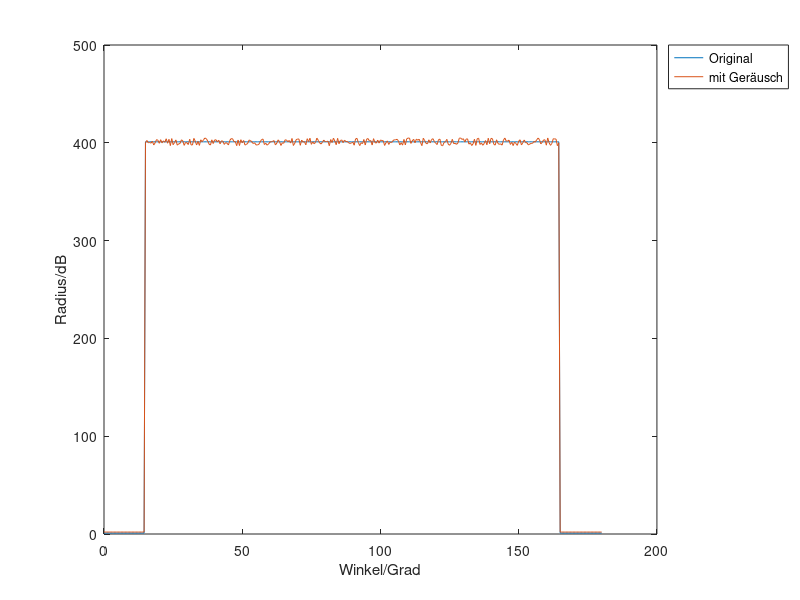

This chart was generated by the following MATLAB code: (Note: this script raises an error after producing the figure.)
% Beschreibung: Implementation vom Test 3 in der Dokumentation

%% Signalerzeugung %%
midVal = 400;
repeatedTimeValMid = 150;%Ton = 2*repeatedTimeValMid
tVal = 0:0.5:180;
tComp = 90;
xVal = midVal*rectpuls(tVal-tComp,repeatedTimeValMid)+1;
onIntervalBegin = (180*2-repeatedTimeValMid/0.5)/2 + 1;
onIntervalEnd = onIntervalBegin + repeatedTimeValMid/0.5 -1;
minRange = -1;
maxRange = 1;
noise = minRange + (maxRange - minRange).*rand(1,repeatedTimeValMid/0.5);
ah = 4;% erlaubte Höhenabweichung
noise = ah*noise;
xnVal = [xVal(1:onIntervalBegin-1) noise xVal(onIntervalEnd+1:end)];
xnVal = xnVal + xVal;
draw = 1;
figureNo = 1;
if draw == 1
    figure('Name','Das Originalsignal und Signal mit schwächen Rauschen');
    plot(tVal,xVal,'-',tVal,xnVal,'-');
    figureNo = figureNo + 1;
    legend('Original','mit Geräusch','Location','northeastoutside');
    xlabel('Winkel/Grad');
    ylabel('Radius/dB');
end

%% Berechnung der Wirkung des Filters %%
draw = 0;
% Das vom Maximally-Flat-Methode-entworfene Filter
phase = 1;
filterObj = filterMaximallyFlatFIR_p4;
output = filterIIR(xnVal, tVal, filterObj, draw, phase, figureNo);
if draw == 1
    figureNo = figureNo + 1;
end
% verlorene Punkte aufgrund der Steigung von einem Bereich zu einem
% neuen Bereich: von Diagramm aus dem 2. Versuch (Test2) abgelesen
lostedPointBegin = 1;
lostedPointEnd = 1;
onIntervalBegin = onIntervalBegin + lostedPointBegin;
onIntervalEnd = onIntervalEnd - lostedPointEnd;
diff_mf = output(onIntervalBegin:onIntervalEnd)./xnVal(onIntervalBegin:onIntervalEnd);
diff_mf = 20.*log(diff_mf);
diff_mf = rms(diff_mf);

% Das vom Window-Kaiser-Methode-entworfene Filter
phase = 2;
filterObj = filterWindowKaiser_p10;
output = filterFIR(xnVal, tVal, filterObj, draw, phase, figureNo);
if draw == 1
    figureNo = figureNo + 1;
end
% verlorene Punkte aufgrund der Steigung von einem Bereich zu einem
% neuen Bereich: von Diagramm aus dem 3. Versuch (Test2) abgelesen
lostedPointBegin = 1;
lostedPointEnd = 2;
onIntervalBegin = onIntervalBegin + lostedPointBegin;
onIntervalEnd = onIntervalEnd - lostedPointEnd;
diff_wk = output(onIntervalBegin:onIntervalEnd)./xnVal(onIntervalBegin:onIntervalEnd);
diff_wk = 20.*log(diff_wk);
diff_wk = rms(diff_wk);

% Das vom Least-Squares-Methode-entworfene Filter
phase = 2;
filterObj = filterLeastSquares_p11;
output = filterFIR(xnVal, tVal, filterObj, draw, phase, figureNo);
if draw == 1
    figureNo = figureNo + 1;
end
% verlorene Punkte aufgrund der Steigung von einem Bereich zu einem
% neuen Bereich: von Diagramm aus dem 3. Versuch (Test2) abgelesen
lostedPointBegin = 1;
lostedPointEnd = 2;
onIntervalBegin = onIntervalBegin + lostedPointBegin;
onIntervalEnd = onIntervalEnd - lostedPointEnd;
diff_lsq = output(onIntervalBegin:onIntervalEnd)./xnVal(onIntervalBegin:onIntervalEnd);
diff_lsq = 20.*log(diff_lsq);
diff_lsq = rms(diff_lsq);

% Das vom Equiripple-Methode-entworfenen Filter
phase = 2;
filterObj = filterEquiripple_p3;
output = filterFIR(xnVal, tVal, filterObj, draw, phase, figureNo);
if draw == 1
    figureNo = figureNo + 1;
end
% verlorene Punkte aufgrund der Steigung von einem Bereich zu einem
% neuen Bereich: von Diagramm aus dem 3. Versuch (Test2) abgelesen
lostedPointBegin = 1;
lostedPointEnd = 2;
onIntervalBegin = onIntervalBegin + lostedPointBegin;
onIntervalEnd = onIntervalEnd - lostedPointEnd;
diff_eq = output(onIntervalBegin:onIntervalEnd)./xnVal(onIntervalBegin:onIntervalEnd);
diff_eq = 20.*log(diff_eq);
diff_eq = rms(diff_eq);

% Das vom Window-Bartlett-Methode-entworfene Filter
phase = 2;
filterObj = filterWindowBarlett_p2;
output = filterFIR(xnVal, tVal, filterObj, draw, phase, figureNo);
if draw == 1
    figureNo = figureNo + 1;
end
% verlorene Punkte aufgrund der Steigung von einem Bereich zu einem
% neuen Bereich: von Diagramm aus dem 3. Versuch (Test2) abgelesen
lostedPointBegin = 0;
lostedPointEnd = 1;
onIntervalBegin = onIntervalBegin + lostedPointBegin;
onIntervalEnd = onIntervalEnd - lostedPointEnd;
diff_wb = output(onIntervalBegin:onIntervalEnd)./xnVal(onIntervalBegin:onIntervalEnd);
diff_wb = 20.*log(diff_wb);
diff_wb = rms(diff_wb);

% Das vom Window-Rectangular-Methode-entworfenen Filter
phase = 2;
filterObj = filterWindowRectangular_p3;
output = filterFIR(xnVal, tVal, filterObj, draw, phase, figureNo);
if draw == 1
    figureNo = figureNo + 1;
end
% verlorene Punkte aufgrund der Steigung von einem Bereich zu einem
% neuen Bereich: von Diagramm aus dem 3. Versuch (Test2) abgelesen
lostedPointBegin = 1;
lostedPointEnd = 2;
onIntervalBegin = onIntervalBegin + lostedPointBegin;
onIntervalEnd = onIntervalEnd - lostedPointEnd;
diff_wr = output(onIntervalBegin:onIntervalEnd)./xnVal(onIntervalBegin:onIntervalEnd);
diff_wr = 20.*log(diff_wr);
diff_wr = rms(diff_wr);

% Das vom Window-Triangular-Methode-entworfenen Filter
phase = 2;
filterObj = filterWindowTriangular_p1;
output = filterFIR(xnVal, tVal, filterObj, draw, phase, figureNo);
if draw == 1
    figureNo = figureNo + 1;
end
% verlorene Punkte aufgrund der Steigung von einem Bereich zu einem
% neuen Bereich: von Diagramm aus dem 3. Versuch (Test2) abgelesen
lostedPointBegin = 1;
lostedPointEnd = 2;
onIntervalBegin = onIntervalBegin + lostedPointBegin;
onIntervalEnd = onIntervalEnd - lostedPointEnd;
diff_wt = output(onIntervalBegin:onIntervalEnd)./xnVal(onIntervalBegin:onIntervalEnd);
diff_wt = 20.*log(diff_wt);
diff_wt = rms(diff_wt);
